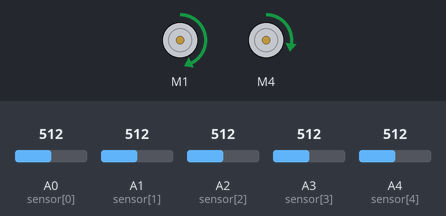
A sketch run on a simulated Arduino Uno, built with avr-gcc and run on an emulated ATmega328P. Parts: 2 × DC motor (green arrow = forward, orange = backward, longer = faster). Inputs (shaded band) come from the test bench; at power-on: A0 (sensor[0]) = 512, A3 (sensor[3]) = 512, A1 (sensor[1]) = 512, A2 (sensor[2]) = 512, A4 (sensor[4]) = 512.

Above: at 4.2 s.
4.3 s: A0 (sensor[0]) set to 159
5.8 s: A0 (sensor[0]) set to 138
At 6.9 s:
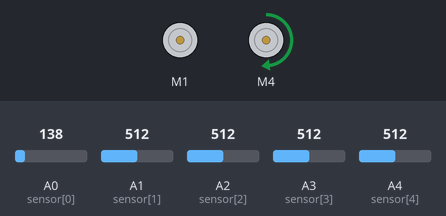
7.3 s: A3 (sensor[3]) set to 159
8.8 s: A3 (sensor[3]) set to 136
At 9.1 s:
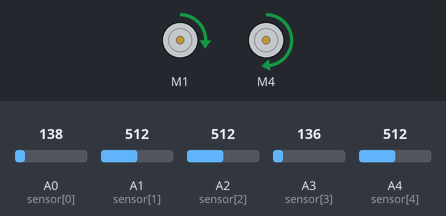
10.3 s: A1 (sensor[1]) set to 160
11.8 s: A1 (sensor[1]) set to 133
At 12.6 s:
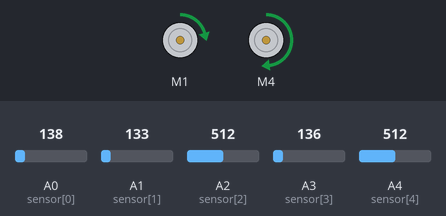
Timing chart, 0 to 14.3 s (numbered marks = the images above; inputs shaded):
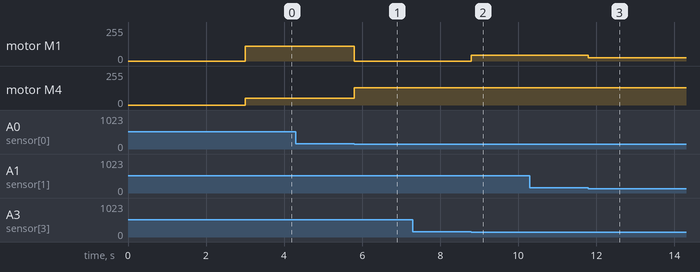

The sketch:

3_Line_Follow_Simple.ino
```cpp
/*
This file contains the code for pure line following with and without PID

Debugging:
1. Use the IR_Readings.ino file to manually check the readings for the black and white surfaces
   Remember to get the readings at various positions and orientations
2. Adjust the thresholds array below such that the value is higher than the readings for black surface
   but lower than the readings for white surface and ensure enough margin is given.
   This is crucial in ensuring the line is properly detected and no false detection occurs
3. Adjusting KP:
      If the robot turns too slowly when following the line, increase the value of KP
      If the robot turns too sharply, then reduce the value of KP
      NOTE: Better too high KP is better than too low as at least the robot will follow the line
*/

#include <AFMotor.h>

AF_DCMotor lmotor(1);
AF_DCMotor rmotor(4);

#define SENSOR_NUM 5
#define WEIGHT_UNIT 10
#define BASE_SPEED 80

// Adjust this number such that robot is moving straight at this speed
#define MAX_SPEED_LEFT 110
#define MAX_SPEED_RIGHT 130

#define KP 8
#define SP 3.5*WEIGHT_UNIT

// Uncomment the below for PID and change the values of KP, KI, and KI
// until robot follows the line smoothly
/*
#define KI 0.5
#define KD 0.2
int lastError = 0;
*/

const int MID_POSITION = WEIGHT_UNIT * (SENSOR_NUM + 1) / 2;

int sensor[SENSOR_NUM] = {A0, A1, A2, A3, A4};

// Adjust such that the value is between the readings for black and white surfaces
int thresholds[SENSOR_NUM] = {150, 150, 150, 150, 150};

int getPosition() {
  // Explanation of the logic behind this can be found in the slides
  int detectedCount = 0;
  int position = 0;

  // Iterate through each sensor
  for(int i = 0; i < SENSOR_NUM; i++) {
    int deviation = thresholds[i] - analogRead(sensor[i]);
    if (deviation > 0) {
      // Line is detected
      detectedCount++;

      // Add the weighted value to position
      position += WEIGHT_UNIT * (i + 1);
      position += (WEIGHT_UNIT * deviation)/thresholds[i];
    }
  }

  if (detectedCount == 0) {
    return SP;
  }

  // Calculate the average to get the postion
  return position / detectedCount;
}

void lineFollowing(int position) {
  // Calculate the line error/offset from middle position
  int error = position - MID_POSITION;

  // Multiply error by a constant to adjust the speed correction amount
  float correction = error * KP;

  // Alternatively, replace the above with the above with the commented
  // lines below for PID
  /*
  int P = error;
  int I += error;
  int D = error - lastError;
  lastError = error;
  float correction = (P * KP) + (I * KI) + (D * KD);
  */

  // Calculate the corrected left and right motor speeds
  float lspeed = BASE_SPEED + correction;
  float rspeed = BASE_SPEED - correction;

  // Limit speed to between 0% and 100%
  // Check out ternary operator for more information of the below syntax
  lspeed = lspeed > 100 ? 100 : lspeed;
  lspeed = lspeed < 0 ? 0 : lspeed;
  rspeed = rspeed > 100 ? 100 : rspeed;
  rspeed = rspeed < 0 ? 0 : rspeed;

  // Set the motor speed to the corrected speed
  lmotor.setSpeed(lspeed * MAX_SPEED_LEFT / 100);
  rmotor.setSpeed(rspeed * MAX_SPEED_RIGHT / 100);

}

void setup() {
  Serial.begin(115200);
  for(int i = 0; i < SENSOR_NUM; i++) {
    pinMode(sensor[i], INPUT);
  }

  lmotor.run(FORWARD);
  rmotor.run(FORWARD);
  lmotor.setSpeed(0);
  rmotor.setSpeed(0);

  delay(3000);
}

void loop() {
  int position = getPosition();
  lineFollowing(position);
}
```

Measured:
- the behaviour switches between 150 and 149 on A0 (sensor[0]) (found by bisection; images 0 and 1)
- the behaviour switches between 150 and 149 on A3 (sensor[3]) (found by bisection; images 1 and 2)
- after the input at 4.3 s, every drawn part: stays the same
- after the input at 5.8 s, motor M1: forward 110/255 → stopped at once; motor M4: forward 52/255 → forward 130/255 at once
- after the input at 7.3 s, every drawn part: stays the same
- after the input at 8.8 s, motor M1: stopped → forward 44/255 at once
- after the input at 10.3 s, every drawn part: stays the same
- after the input at 11.8 s, motor M1: forward 44/255 → forward 26/255 at once
